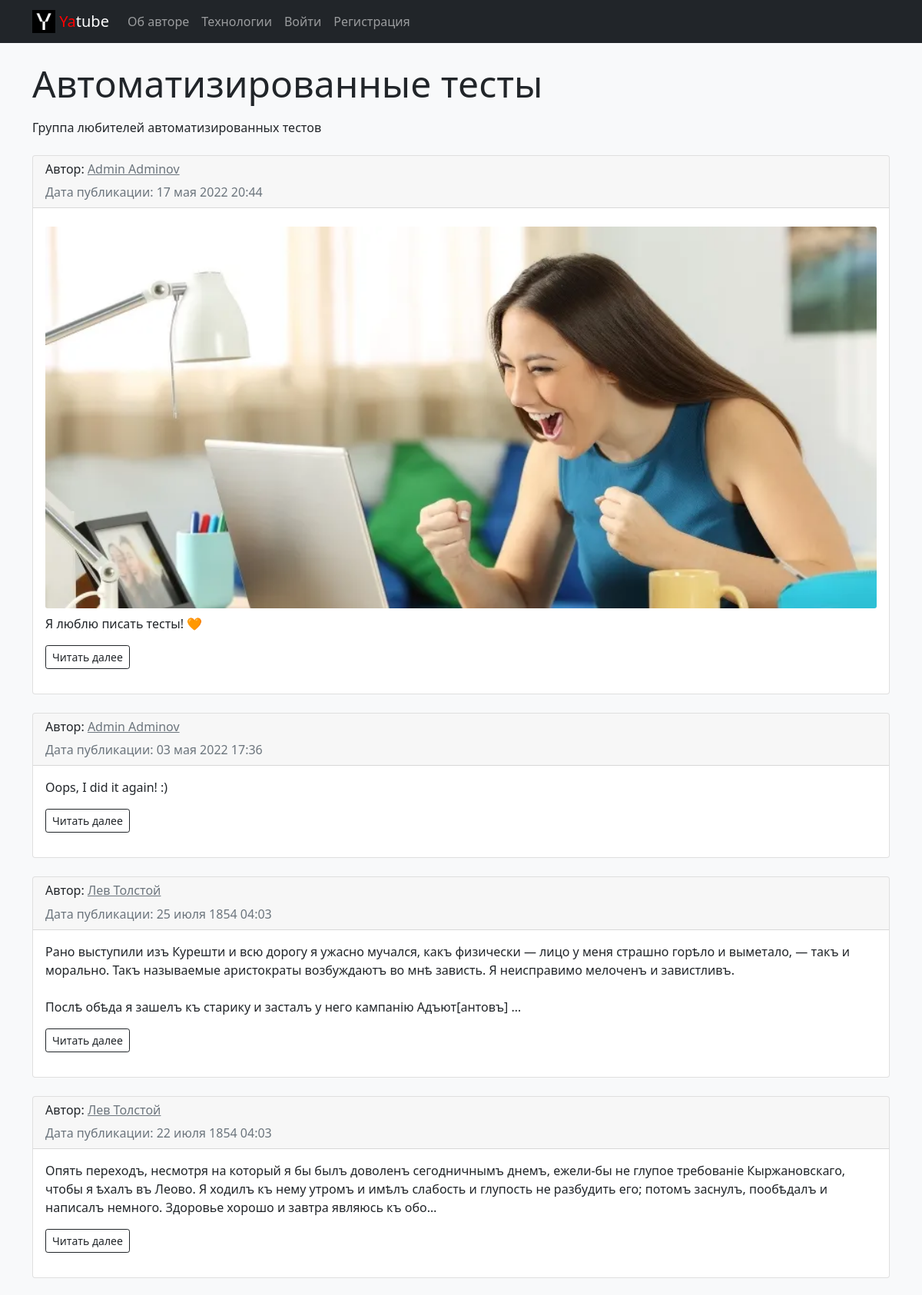
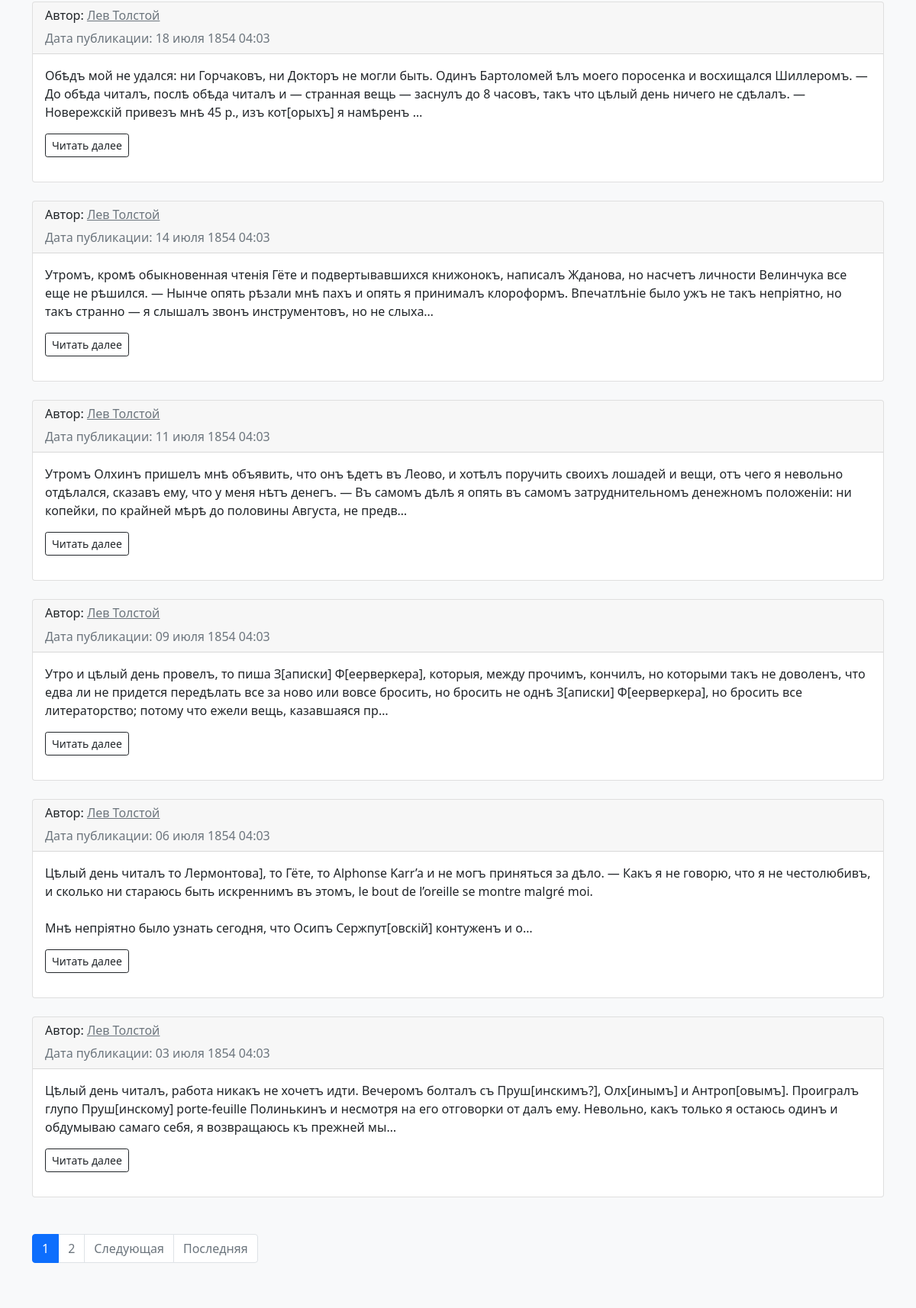
Page /group/test_group_1/ (upper part) on the committed database (2 pictures, top to bottom).
### posts/models.py (models this page shows, shortened)
class Group(models.Model):
    title = models.CharField('Название сообщества', max_length=200)
    slug = models.SlugField('Ссылка сообщества', unique=True)
    description = models.TextField('Описание сообщества', max_length=300)
    class Meta:
        verbose_name = 'сообщество'
        verbose_name_plural = 'сообщества'
    def __str__(self):
        return self.title

class Post(models.Model):
    text = models.TextField('Текст записи', help_text='Текст вашей записи')
    pub_date = models.DateTimeField('Дата публикации', auto_now_add=True)
    author = models.ForeignKey(
        settings.AUTH_USER_MODEL,
        on_delete=models.CASCADE,
        related_name='posts',
        verbose_name='Автор'
    )
    group = models.ForeignKey(
        Group,
        blank=True, null=True,
        on_delete=models.SET_NULL,
        related_name='posts',
        verbose_name='Выберите сообщество:',
        help_text='Сообщество для вашей записи',
    )
    image = models.ImageField(
        'Картинка',
        upload_to='posts/',
        blank=True,
        help_text='Добавить картинку',
    )
    class Meta:
        ordering = ('-pub_date',)
        verbose_name = 'запись'
        verbose_name_plural = 'записи'

### users/models.py (models this page shows)
class User(AbstractUser):
    profile_pic = models.ImageField(
        'Аватарка',
        default='users/default.jpeg',
        upload_to='users/',
        null=True, blank=True,
        help_text='Добавить аватарку',
    )
    city = models.CharField('Город', max_length=50, null=True, blank=True)
    vk = models.CharField('Вконтакте', max_length=50, null=True, blank=True)
    telegram = models.CharField(
        'Telegram',
        max_length=50,
        null=True, blank=True,
    )
    instagram = models.CharField(
        'Instagram',
        max_length=50,
        null=True, blank=True,
    )
    git = models.CharField('Git', max_length=50, null=True, blank=True)
    class Meta:
        db_table = 'auth_user'
        verbose_name = 'пользователь'
        verbose_name_plural = 'пользователи'
    def __str__(self):
        return self.username

### posts/views.py (the view)
# urls.py: path('group/<slug:slug>/', views.group_posts, name='group_list'),
def group_posts(request, slug):
    group = get_object_or_404(Group, slug=slug)
    posts = group.posts.select_related('author')
    context = {
        'group': group,
        'page_obj': paginator(posts, request),
    }
    return render(request, 'posts/group_list.html', context)

### core/context_processors/year.py (called while the page is built)
def year(request):
    now = datetime.datetime.now()
    return {
        'year': now.year,
    }

### core/templatetags/user_filters.py (called while the page is built)
@register.simple_tag
def total_posts():
    return Post.objects.count()

@register.simple_tag
def total_users():
    return User.objects.count()

### posts/utils.py (called while the page is built)
def paginator(posts, request):
    paginator = Paginator(posts, settings.LIMIT_POSTS)
    page_number = request.GET.get('page')
    return paginator.get_page(page_number)

### templates/posts/group_list.html (shortened to what this page needs)
{% extends 'base.html' %}
  {% block content %}
    <div class="container py-4">
      <div class="mb-4">
        <div class="mb-4"><h1 class="display-5">{{ group }}</h1>
        <p>{{ group.description|linebreaks }}</p>
      </div>
      {% for post in page_obj %}
      {% include 'posts/includes/post_card.html' %}
      {% endfor %}
      {% include 'posts/includes/paginator.html' %}
    </div>
  {% endblock %}

### templates/posts/includes/post_card.html (shortened to what this page needs)
{% load thumbnail %}
  <div class="card mb-4">
    <div class="card-header">
			{% if author %}
				<h6 class="card-title">Автор: {{ post.author.get_full_name }}</h6>
			{% else %}
				<h6 class="card-title">Автор: <a class="text-muted" href="{% url 'posts:profile' post.author %}">{{ post.author.get_full_name }}</a></h6>
			{% endif %}
				<span class="text-muted">Дата публикации: {{ post.pub_date|date:"d E Y H:i" }}</span>
    </div>
    <div class="card-body">
      {% thumbnail post.image "960x350" crop="center" upscale=True as im %}
        <img class="card-img my-2" src="{{ im.url }}">
      {% endthumbnail %}
      {% if post.text|length > 300 %}
        <p class="card-text">{{ post.text|truncatechars_html:300|linebreaksbr }}</p>
        <p><a href="{% url 'posts:post_detail' post.pk %}" class="btn btn-outline-dark btn-sm">Читать далее</a></p>
      {% else %}
        <p class="card-text">{{ post.text|linebreaksbr }}</p>
        <p><a href="{% url 'posts:post_detail' post.pk %}" class="btn btn-outline-dark btn-sm">Читать далее</a></p>
      {% endif %}
    </div>
  </div>

### rows in the picture
Group: title "Автоматизированные тесты", description "Группа любителей автоматизированных тестов"
Post: author.get_full_name "Admin Adminov", pub_date "17 мая 2022 20:44", text "Я люблю писать тесты! 🧡"
Post: author.get_full_name "Admin Adminov", pub_date "03 мая 2022 17:36", text "Oops, I did it again! :)"
Post: author.get_full_name "Лев Толстой", pub_date "25 июля 1854 04:03", text "Рано выступили изъ Курешти и всю дорогу я ужасно мучался, какъ физически — лицо у меня страшно горѣло и выметало, — такъ и морально. Такъ называемые аристократы возбуждаютъ во мнѣ зависть. Я неисправимо мелоченъ и завистливъ. Послѣ обѣда я зашелъ къ старику и засталъ у него кампанію Адъют[антовъ] …"
Post: author.get_full_name "Лев Толстой", pub_date "22 июля 1854 04:03", text "Опять переходъ, несмотря на который я бы былъ доволенъ сегодничнымъ днемъ, ежели-бы не глупое требованіе Кыржановскаго, чтобы я ѣхалъ въ Леово. Я ходилъ къ нему утромъ и имѣлъ слабость и глупость не разбудить его; потомъ заснулъ, пообѣдалъ и написалъ немного. Здоровье хорошо и завтра являюсь къ обо…"
Post: author.get_full_name "Лев Толстой", pub_date "18 июля 1854 04:03", text "Обѣдъ мой не удался: ни Горчаковъ, ни Докторъ не могли быть. Одинъ Бартоломей ѣлъ моего поросенка и восхищался Шиллеромъ. — До обѣда читалъ, послѣ обѣда читалъ и — странная вещь — заснулъ до 8 часовъ, такъ что цѣлый день ничего не сдѣлалъ. — Новережскій привезъ мнѣ 45 р., изъ кот[орыхъ] я намѣренъ …"
Post: author.get_full_name "Лев Толстой", pub_date "14 июля 1854 04:03", text "Утромъ, кромѣ обыкновенная чтенія Гёте и подвертывавшихся книжонокъ, написалъ Жданова, но насчетъ личности Велинчука все еще не рѣшился. — Нынче опять рѣзали мнѣ пахъ и опять я принималъ клороформъ. Впечатлѣніе было ужъ не такъ непріятно, но такъ странно — я слышалъ звонъ инструментовъ, но не слыха…"
Post: author.get_full_name "Лев Толстой", pub_date "11 июля 1854 04:03", text "Утромъ Олхинъ пришелъ мнѣ объявить, что онъ ѣдетъ въ Леово, и хотѣлъ поручить своихъ лошадей и вещи, отъ чего я невольно отдѣлался, сказавъ ему, что у меня нѣтъ денегъ. — Въ самомъ дѣлѣ я опять въ самомъ затруднительномъ денежномъ положеніи: ни копейки, по крайней мѣрѣ до половины Августа, не предв…"
Post: author.get_full_name "Лев Толстой", pub_date "09 июля 1854 04:03", text "Утро и цѣлый день провелъ, то пиша З[аписки] Ф[еерверкера], которыя, между прочимъ, кончилъ, но которыми такъ не доволенъ, что едва ли не придется передѣлать все за ново или вовсе бросить, но бросить не однѣ З[аписки] Ф[еерверкера], но бросить все литераторство; потому что ежели вещь, казавшаяся пр…"
Post: author.get_full_name "Лев Толстой", pub_date "06 июля 1854 04:03", text "Цѣлый день читалъ то Лермонтова], то Гёте, то Alphonse Karr’a и не могъ приняться за дѣло. — Какъ я не говорю, что я не честолюбивъ, и сколько ни стараюсь быть искреннимъ въ этомъ, le bout de l’oreille se montre malgré moi. Мнѣ непріятно было узнать сегодня, что Осипъ Сержпут[овскій] контуженъ и о…"
Post: author.get_full_name "Лев Толстой", pub_date "03 июля 1854 04:03", text "Цѣлый день читалъ, работа никакъ не хочетъ идти. Вечеромъ болталъ съ Пруш[инскимъ?], Олх[инымъ] и Антроп[овымъ]. Проигралъ глупо Пруш[инскому] porte-feuille Полинькинъ и несмотря на его отговорки от далъ ему. Невольно, какъ только я остаюсь одинъ и обдумываю самаго себя, я возвращаюсь къ прежней мы…"

### other values in the picture
{{ i }} "1"
{{ i }} "2"
